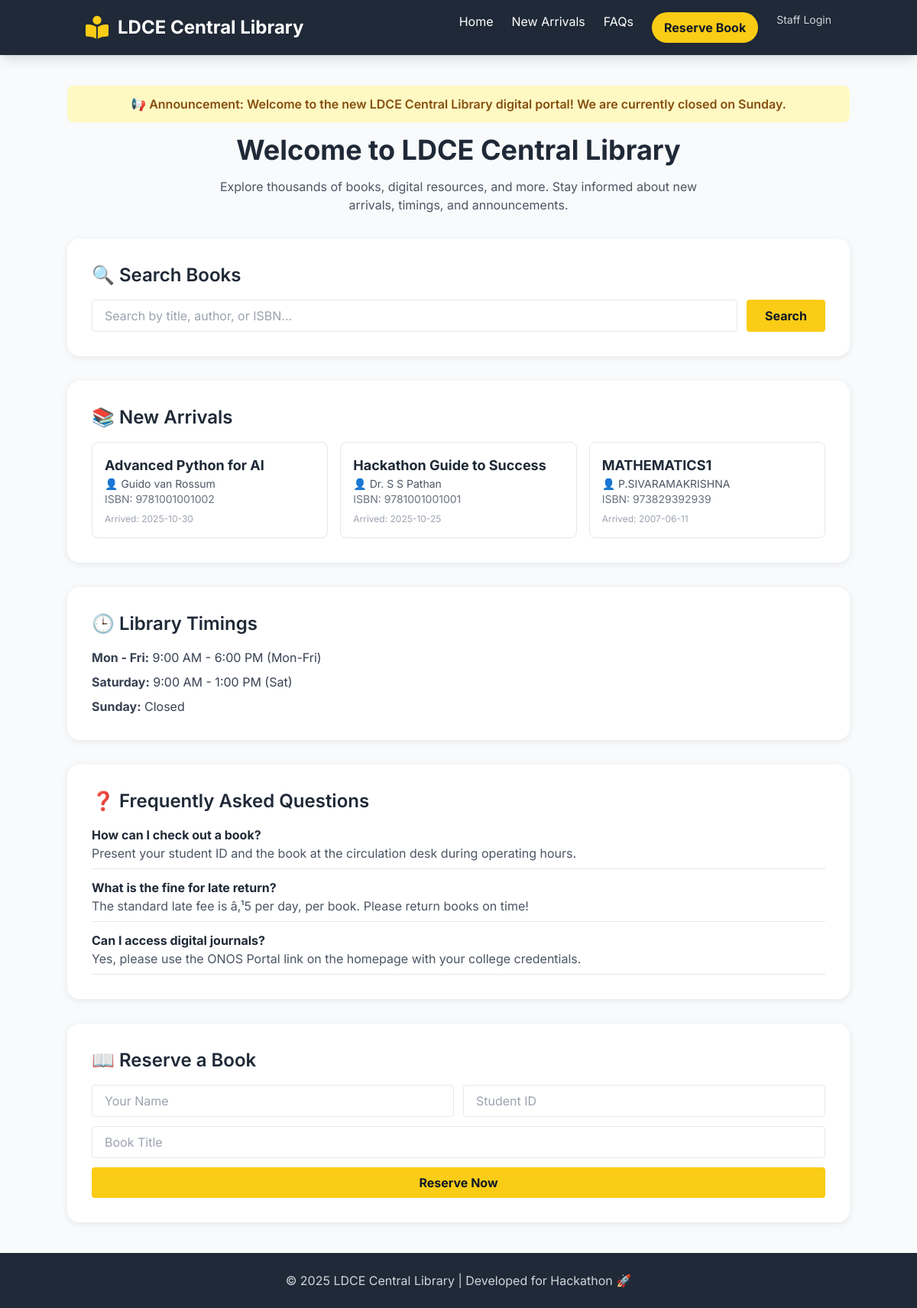
The page / on the database its author committed.
### tables this page shows
CREATE TABLE config (
    key TEXT PRIMARY KEY,
    value TEXT NOT NULL -- NO COMMA HERE
);

CREATE TABLE new_arrivals (
    id INTEGER PRIMARY KEY AUTOINCREMENT,
    title TEXT NOT NULL,
    author TEXT NOT NULL,
    isbn TEXT UNIQUE NOT NULL,
    arrival_date DATE NOT NULL -- NO COMMA HERE
);

CREATE TABLE faqs (
    id INTEGER PRIMARY KEY AUTOINCREMENT,
    question TEXT NOT NULL,
    answer TEXT NOT NULL -- NO COMMA HERE
);

### app.py (the view)
@app.route('/', methods=['GET'])
def student_dashboard():
    conn = get_db_connection()
    new_arrivals = conn.execute("SELECT * FROM new_arrivals ORDER BY arrival_date DESC LIMIT 8").fetchall()
    faqs = conn.execute("SELECT * FROM faqs").fetchall()
    config_rows = conn.execute("SELECT key, value FROM config").fetchall()
    config = {row['key']: row['value'] for row in config_rows}
    conn.close()
    timings = {
        "Mon - Fri": config.get('regular_timing', '9 AM - 6 PM'),
        "Saturday": config.get('special_timing', '9 AM - 1 PM'),
        "Sunday": "Closed"
    }
    external_links = {
        "LDCE Official Website": "https://ldce.ac.in",
        "NDL - Digital Library": "https://ndl.iitkgp.ac.in",
        "ONOS Portal": "https://ldce.example.com/onos" # Placeholder
    }
    announcement_message = config.get('announcement')
    return render_template(
        'index.html',
        new_arrivals=new_arrivals,
        faqs=faqs,
        timings=timings,
        external_links=external_links,
        announcement_message=announcement_message,
        current_year=datetime.now().year
    )

### app.py (called while the page is built)
def get_db_connection():
    conn = sqlite3.connect(DATABASE)
    conn.row_factory = sqlite3.Row
    return conn

### templates/index.html (shortened to what this page needs)
<!DOCTYPE html>
<html lang="en">
<head>
  <script src="https://cdn.tailwindcss.com"></script>
</head>
<body class="flex flex-col min-h-screen">
  <header class="bg-gray-800 text-white sticky top-0 z-50 shadow-lg">
    <div class="container mx-auto flex justify-between items-center px-6 py-4">
      <div class="flex items-center space-x-3">
        <i class="fas fa-book-reader text-3xl text-yellow-400"></i>
        <h1 class="text-2xl font-bold">LDCE Central Library</h1>
      </div>
      <nav class="hidden md:flex space-x-6">
        <a href="#home" class="nav-link">Home</a>
        <a href="#new-arrivals" class="nav-link">New Arrivals</a>
        <a href="#faqs" class="nav-link">FAQs</a>
        <a href="#reserve" class="bg-yellow-400 text-gray-900 px-4 py-2 rounded-full font-bold hover:bg-yellow-500 transition">Reserve Book</a>
        <a href="{{ url_for('admin_dashboard') }}" class="nav-link text-sm text-gray-300 hover:text-yellow-400">Staff Login</a>
      </nav>
    </div>
  </header>
  <section id="home" class="container mx-auto text-center mt-10">
    {% if announcement_message %}
    <div class="bg-yellow-100 text-yellow-800 p-3 rounded-lg font-semibold mb-4">
      📢 Announcement: {{ announcement_message }}
    </div>
    {% endif %}
    <h2 class="text-4xl font-bold text-gray-800 mb-4">Welcome to LDCE Central Library</h2>
    <p class="text-gray-600 max-w-2xl mx-auto">
      Explore thousands of books, digital resources, and more. Stay informed about new arrivals, timings, and announcements.
    </p>
  </section>
  <section id="search" class="container mx-auto section-card">
    <h3 class="text-2xl font-semibold mb-4">🔍 Search Books</h3>
    <form action="{{ url_for('search') }}" method="GET" class="flex flex-col sm:flex-row gap-3">
      <input type="text" name="query" placeholder="Search by title, author, or ISBN..."
             class="border rounded px-4 py-2 flex-1 focus:ring focus:ring-yellow-400" required>
      <button type="submit" class="bg-yellow-400 hover:bg-yellow-500 px-6 py-2 rounded font-bold text-gray-900 transition">Search</button>
    </form>
  </section>
  <section id="new-arrivals" class="container mx-auto section-card">
    <h3 class="text-2xl font-semibold mb-4">📚 New Arrivals</h3>
    {% if new_arrivals %}
    <div class="grid md:grid-cols-3 gap-4">
      {% for book in new_arrivals %}
      <div class="border rounded-lg p-4 hover:shadow-md transition">
        <h4 class="font-bold text-lg">{{ book.title }}</h4>
        <p class="text-sm text-gray-600">👤 {{ book.author }}</p>
        <p class="text-sm text-gray-500">ISBN: {{ book.isbn }}</p>
        <p class="text-xs text-gray-400 mt-2">Arrived: {{ book.arrival_date }}</p>
      </div>
      {% endfor %}
    </div>
    {% else %}
    <p class="text-gray-500">No new books found.</p>
    {% endif %}
  </section>
  <section id="timings" class="container mx-auto section-card">
    <h3 class="text-2xl font-semibold mb-4">🕒 Library Timings</h3>
    <ul class="text-gray-700 space-y-2">
      {% for day, time in timings.items() %}
      <li><strong>{{ day }}:</strong> {{ time }}</li>
      {% endfor %}
    </ul>
  </section>
  <section id="faqs" class="container mx-auto section-card">
    <h3 class="text-2xl font-semibold mb-4">❓ Frequently Asked Questions</h3>
    {% if faqs %}
    <ul class="space-y-3">
      {% for faq in faqs %}
      <li class="border-b pb-2">
        <strong>{{ faq.question }}</strong><br>
        <span class="text-gray-600">{{ faq.answer }}</span>
      </li>
      {% endfor %}
    </ul>
    {% else %}
    <p class="text-gray-500">No FAQs available at the moment.</p>
    {% endif %}
  </section>
  <section id="reserve" class="container mx-auto section-card mb-10">
    <h3 class="text-2xl font-semibold mb-4">📖 Reserve a Book</h3>
    <form method="POST" action="{{ url_for('reserve_book') }}" class="grid gap-3 md:grid-cols-2">
      <input type="text" name="student_name" placeholder="Your Name" class="border rounded px-4 py-2" required>
      <input type="text" name="student_id" placeholder="Student ID" class="border rounded px-4 py-2" required>
      <input type="text" name="title" placeholder="Book Title" class="border rounded px-4 py-2 md:col-span-2" required>
      <button type="submit" class="bg-yellow-400 hover:bg-yellow-500 text-gray-900 font-bold py-2 rounded md:col-span-2 transition">Reserve Now</button>
    </form>
  </section>
  <footer class="bg-gray-800 text-gray-300 py-6 text-center mt-auto">
    <p>© {{ current_year }} LDCE Central Library | Developed for Hackathon 🚀</p>
  </footer>
</body>
</html>

### templates/index.html (style rules this page uses)
body { font-family: 'Inter', sans-serif; background-color: #f8fafc; color: #1f2937; }
.section-card { background: white; border-radius: 1rem; padding: 2rem; box-shadow: 0 2px 10px rgba(0,0,0,0.08); margin-top: 2rem; }

### rows shown on the page
config: value "Welcome to the new LDCE Central Library digital portal! We are currently closed on Sunday."
new_arrivals: title "Advanced Python for AI", author "Guido van Rossum", isbn "9781001001002", arrival_date "2025-10-30"
new_arrivals: title "Hackathon Guide to Success", author "Dr. S S Pathan", isbn "9781001001001", arrival_date "2025-10-25"
new_arrivals: title "MATHEMATICS1", author "P.SIVARAMAKRISHNA", isbn "973829392939", arrival_date "2007-06-11"
config: day "Mon - Fri", value "9:00 AM - 6:00 PM (Mon-Fri)"
config: day "Saturday", value "9:00 AM - 1:00 PM (Sat)"
faqs: question "How can I check out a book?", answer "Present your student ID and the book at the circulation desk during operating hours."
faqs: question "What is the fine for late return?", answer "The standard late fee is â‚¹5 per day, per book. Please return books on time!"
faqs: question "Can I access digital journals?", answer "Yes, please use the ONOS Portal link on the homepage with your college credentials."

### other values the page prints
{{ day }} "Sunday"
{{ time }} "Closed"
